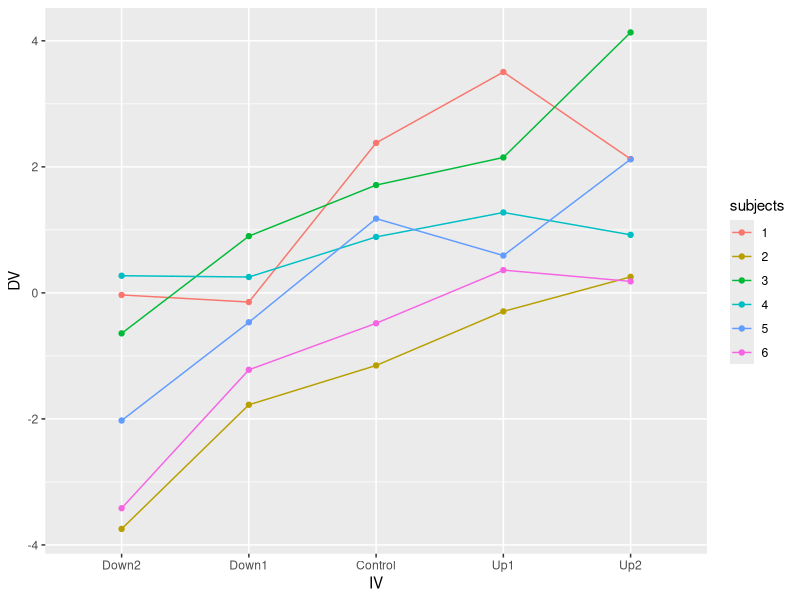

The R source for this figure:
## ---- chunk 1
knitr::opts_chunk$set(echo = TRUE)
## ---- chunk 2
library(tibble)
library(dplyr)
library(ggplot2)

sim_data<-tibble(
  subjects=rep(1:6,each=5),
  IV=rep(c("Down2","Down1","Control","Up1","Up2"),times=6),
  DV=rnorm(5*6,c(-2,-1,0,1,2),1)
  )%>%
    mutate(DV = DV+rep(rnorm(6,0,1),each=5))

sim_data$IV<-factor(sim_data$IV,
                    levels=c("Down2","Down1","Control","Up1","Up2"))

sim_data$subjects<-as.factor(sim_data$subjects)

ggplot(sim_data, aes(x=IV, y=DV, group=subjects, color=subjects))+
  geom_point()+
  geom_line()
                 
## ---- chunk 3
p_value<-c()

for (i in 1:1000){
  
  sim_data<-tibble(
    subjects=rep(1:6,each=5),
    IV=rep(c("Down2","Down1","Control","Up1","Up2"),times=6),
    DV=rnorm(5*6,c(-.2,-.1,0,.1,.2),1)
  )%>%
    mutate(DV = DV+rep(rnorm(6,0,1),each=5))

  sim_data$IV<-factor(sim_data$IV,
                      levels=c("Down2","Down1","Control","Up1","Up2"))

  sim_data$subjects<-as.factor(sim_data$subjects)
  
  aov_out<-summary(aov(DV~IV + Error(subjects),sim_data))

  p_value[i]<-aov_out[2]$`Error: Within`[[1]]$`Pr(>F)`[1] 
}

length(p_value[p_value<.05])/1000
## ---- chunk 4

## ---- chunk 5
sphericity <- tribble(~S, ~a1, ~a2, ~a3, ~a4,
        "s1",76,64,34,26,
        "s2",60,48,46,30,
        "s3",58,34,32,28,
        "s4",46,46,32,28,
        "s5",30,18,36,28
        )
